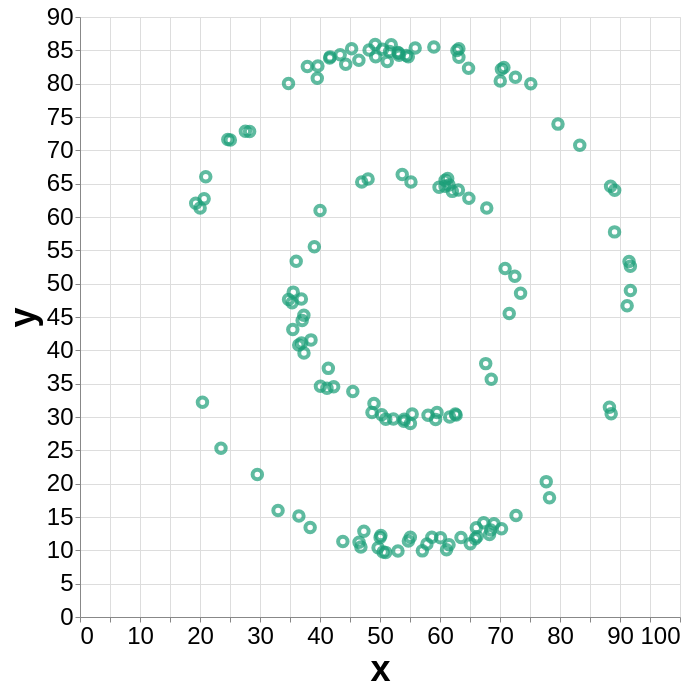

Here is the Vega-Lite specification saved for this chart:
### Vega-Lite specification from a JSON file in a GitHub repository (floating-point values rounded to 4 significant figures; data arrays with more than 128 entries replaced by an {"elided": "..."} marker saying what was removed)
{"config": {"view": {"width": 400, "height": 300}, "mark": {"tooltip": null}, "axis": {"labelFontSize": 24, "titleFontSize": 36}}, "data": {"name": "data-e376dd4de280f1c423b7a3acc981b370"}, "mark": {"type": "point", "color": "#1b9e77"}, "encoding": {"size": {"value": 90}, "strokeWidth": {"value": 4}, "x": {"type": "quantitative", "field": "x"}, "y": {"type": "quantitative", "field": "y"}}, "height": 600, "width": 600, "$schema": "https://vega.github.io/schema/vega-lite/v5.json", "datasets": {"data-e376dd4de280f1c423b7a3acc981b370": {"elided": "142 records"}}}
